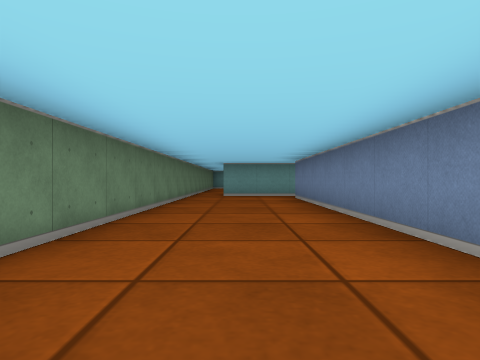
View 1 (above)

21 first-person views from a walk through a cub3D maze. The camera is about half as high as the walls, looks level and sees 75° across. The floor is counted in squares. Each view is taken from the middle of a square. On the plan, view 1 faces up. The plan holds only what a view shows up to about 9 squares ahead; the rest is blank.

View 2
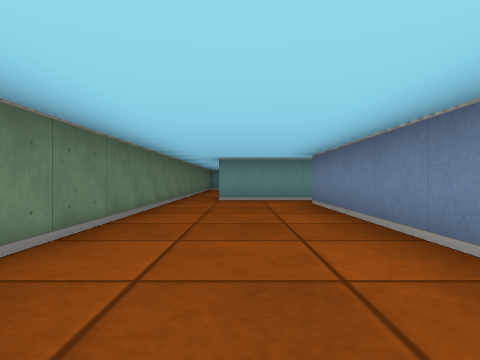

View 3
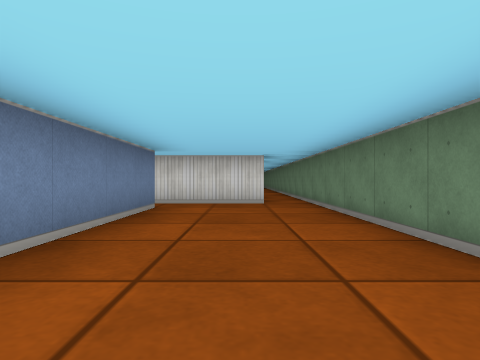

View 4
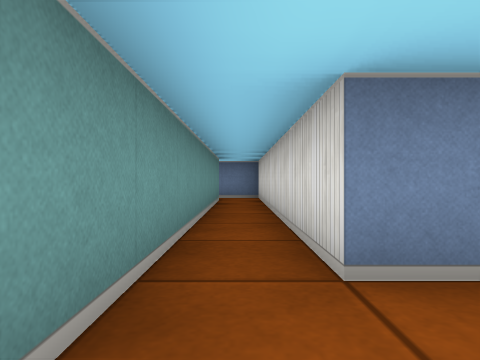

View 5
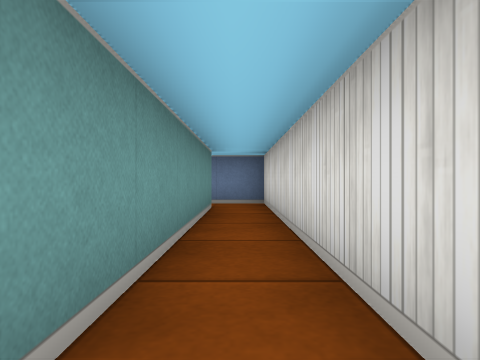

View 6
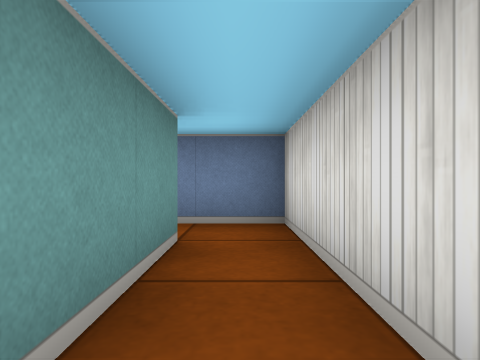

View 7
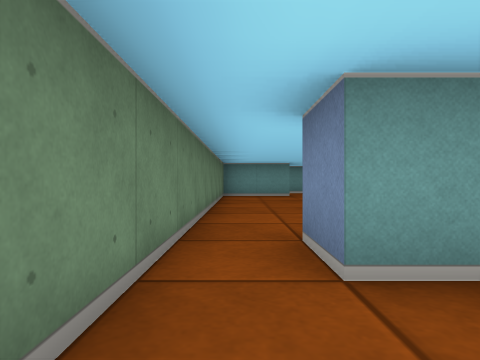

View 8
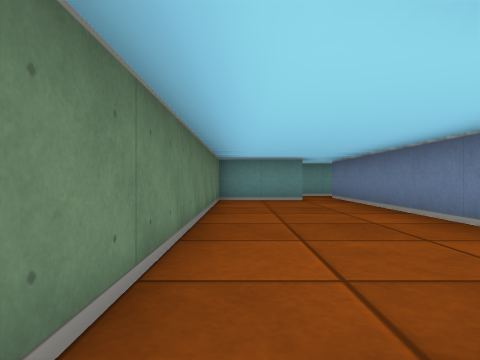

View 9
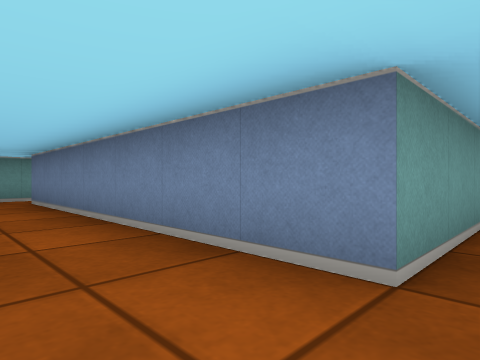

View 10
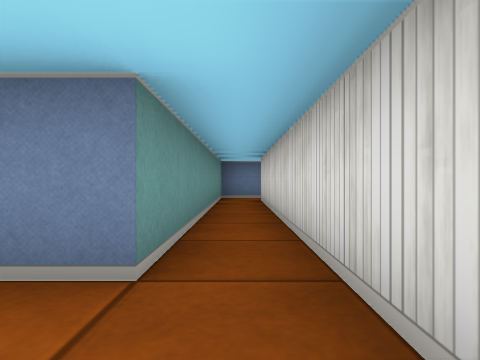

View 11
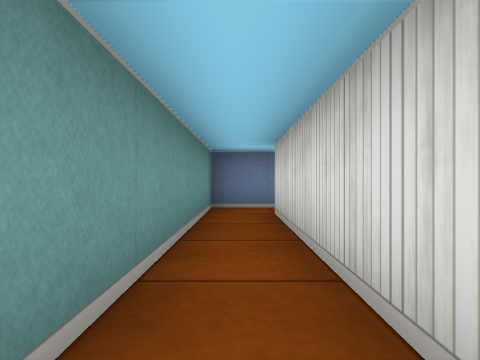

View 12
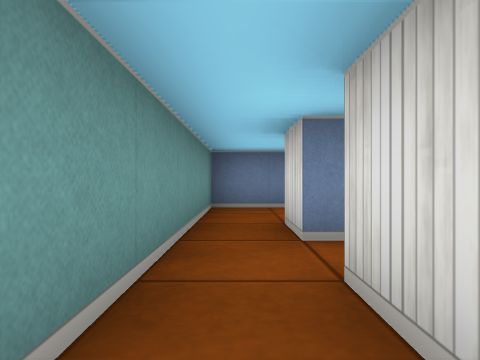

View 13
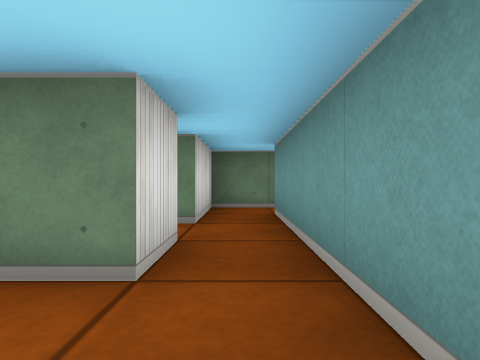

View 14
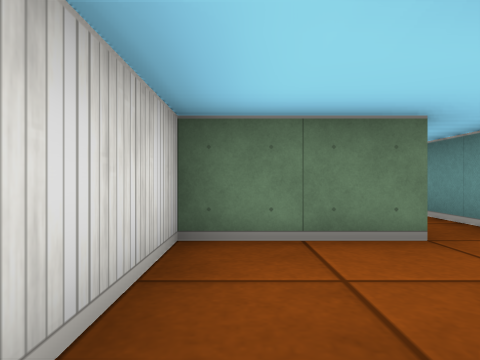

View 15
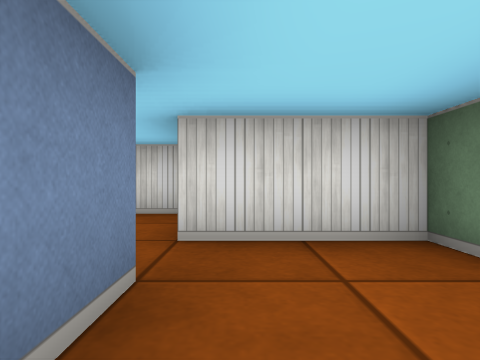

View 16
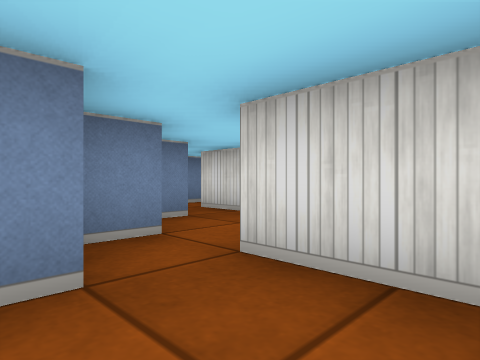

View 17
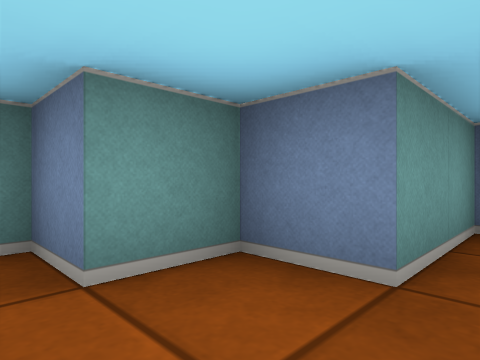

View 18
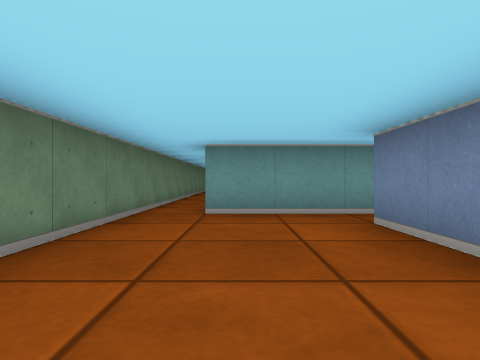

View 19
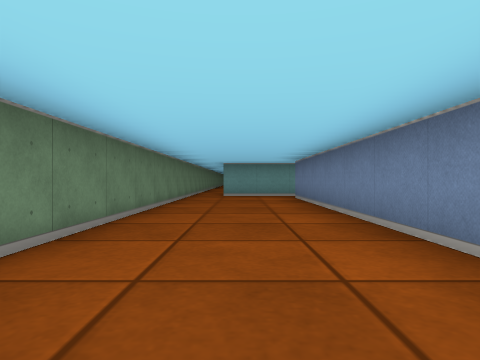

View 20
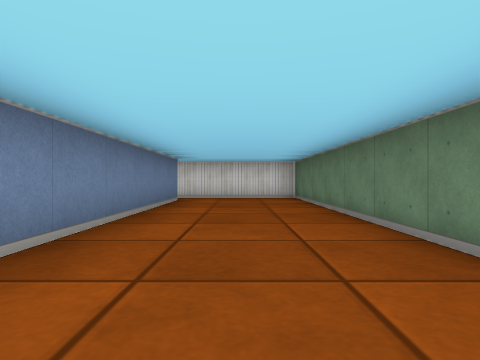

View 21
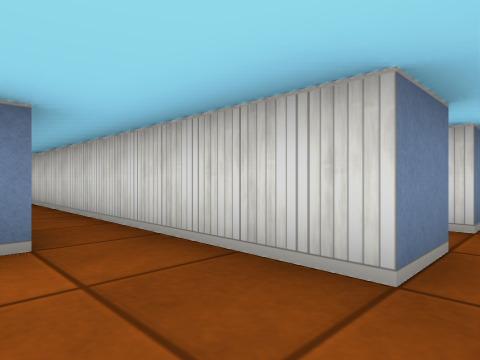

### Floor plan
Ten units are one square. View 1 is at (0, 0); x grows to the right and y downward. Boxes are objects, and circles mark ways between rooms. Rooms are numbered by the first view taken in them; rooms with no view inside come last. Other rooms are left out.
<svg viewBox="-20 -205 110 385">
<path fill="none" stroke="#000" d="M15 5 15 -85 85 -85 85 -105M-15 -105 -15 15M-5 15 15 15M75 -95 -5 -95 -5 -105M6 -105 75 -105M5 -175 -15 -175 -15 -105M85 -105 85 -115 15 -115 15 -185M-15 -196 -15 -185 -5 -185M15 -185 25 -185 25 -165 45 -165M45 -175 45 -195 15 -195M49 -145 75 -145M85 -146 85 -155 65 -155 65 -165 55 -165 55 -175M15 165 15 55M20 45 -5 45M-15 35 -15 175 18 175M-5 -185 5 -185M15 -195 -5 -195"/>
<circle cx="-10" cy="-100" r="3" fill="#2a7"/>
<circle cx="80" cy="-100" r="3" fill="#2a7"/>
<circle cx="10" cy="-180" r="3" fill="#2a7"/>
<circle cx="0" cy="-190" r="3" fill="#2a7"/>
<circle cx="50" cy="-170" r="3" fill="#2a7"/>
<circle cx="20" cy="-190" r="3" fill="#2a7"/>
<text x="10" y="-50">1</text>
<text x="10" y="-130">2</text>
<text x="-10" y="-200">3</text>
<text x="30" y="-180">4</text>
<text x="60" y="-160">5</text>
<text x="0" y="110">6</text>
<text x="0" y="-190">7</text>
</svg>
Room 1 opens to room 2. Room 2 opens to room 7. Room 3 opens to room 7. Room 4 opens to room 5. Room 4 opens to room 7.

Where each view was taken, in squares from view 1:
view 1: 0 up, 0 right, facing up
view 2: 2 up, 0 right, facing up
view 3: 5 up, 0 right, facing down
view 4: 9 up, 0 right, facing right
view 5: 9 up, 2 right, facing right
view 6: 9 up, 5 right, facing right
view 7: 8 up, 1 left, facing up
view 8: 10 up, 1 left, facing up
view 9: 11 up, 0 right, facing up-right
view 10: 11 up, 0 right, facing right
view 11: 11 up, 3 right, facing right
view 12: 19 up, 1 left, facing right
view 13: 19 up, 4 right, facing left
view 14: 17 up, 5 right, facing left
view 15: 19 up, 4 right, facing down
view 16: 18 up, 3 right, facing down-right
view 17: 15 up, 5 right, facing up-right
view 18: 9 down, 0 right, facing up
view 19: 14 down, 0 right, facing up
view 20: 9 down, 0 right, facing down
view 21: 0 up, 1 left, facing down-right
